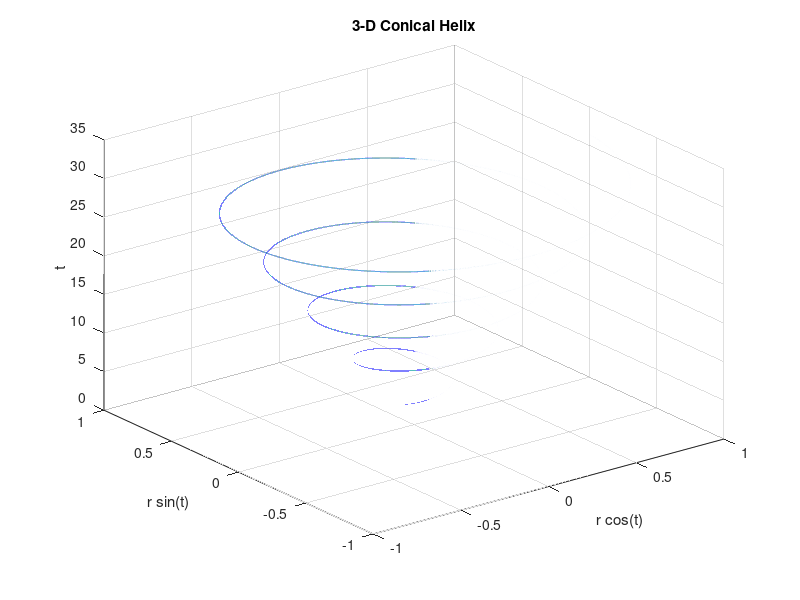

The MATLAB source for this figure:
%% Use command plot3(x,y,z) to plot a circular helix.

t=0:0.0001:20;
x=sin(t);
y=cos(t);

plot3(x,y,t)
title("helix");
xlabel("x");
ylabel("y");
zlabel("t");
grid on;

%% Define t as values between 0 and 10π. Define st and ct as vectors of sine and cosine values. Plot a 3-D helix.

t=0:0.0001:10*pi;
ct=cos(t);
st=sin(t);

plot3(st,ct,t);
title("3-D helix");
xlabel("sin(t)");
ylabel("cosine(t)");
zlabel("t")
grid on;

%% Draw a conical helix by using command plot3.

t=0:0.0001:10*pi;
r = t / (10*pi);

cr = r .* cos(t);
sr = r .* sin(t);

plot3(cr, sr, t);
xlabel('r cos(t)');
ylabel('r sin(t)');
zlabel('t');
title('3-D Conical Helix');
grid on;
